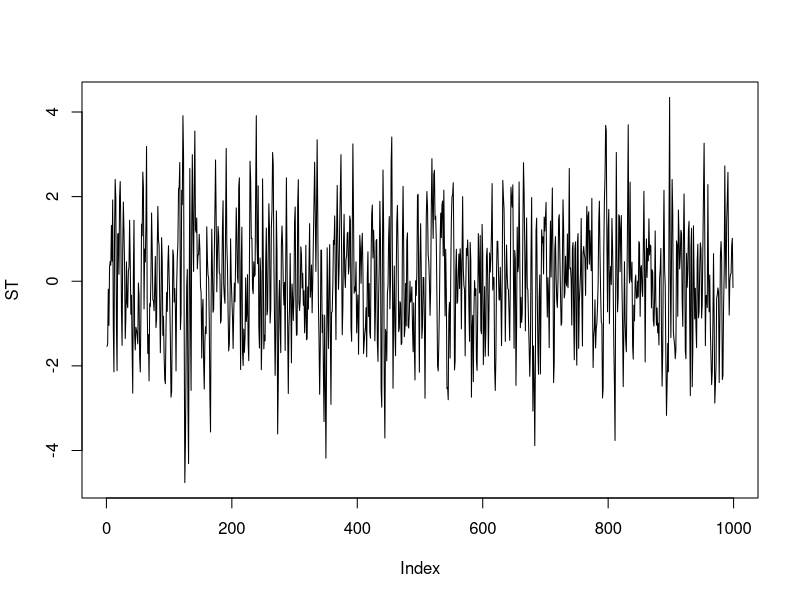
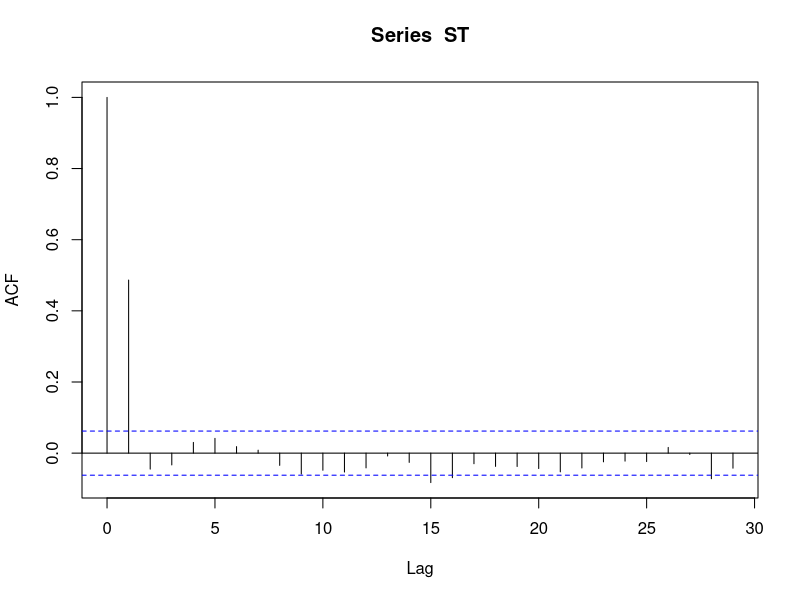

Recreate these plots in R, in order.
## Nós mostramos matematicamente em sala de aula que a equação Yt= erro_t + erro_t-1, onde
## erro ~ N(0,sigma) é estacionária de segunda ordem. Nesse código vamos provar que isso é
## verdade.

## O primeiro passo foi criar uma função que simule uma ST gerada a partir da equação proposta acima.

soma_erros<-function(N,sigma){
  R<-NULL
  erro<-rnorm(n = N,mean = 0,sd = sigma)
  for(i in 1:(N+1)){
    y<-erro[i]+erro[i-1]
    R[i]<-y
  }
  R<-R[2:N]
   return(R)
}


## Em seguida, vamos gerar 1000 informações com variância 1 e, em seguida, plotar a ST gerada a partir
## da equação de soma dos erros.

ST<-soma_erros(1000,1)
plot(ST,type = "l")

## Conforme esperado, a ST gerada é estacionária tanto na média quanto na variância.

## Quanto a autocorelação, observe que a FAC apresenta corte brusco no lag 1, comportamento típico do
## processo gerado acima (um processo MA(1)) e de acordo com os resultados que encontramos matematicamente.

acf(ST)


